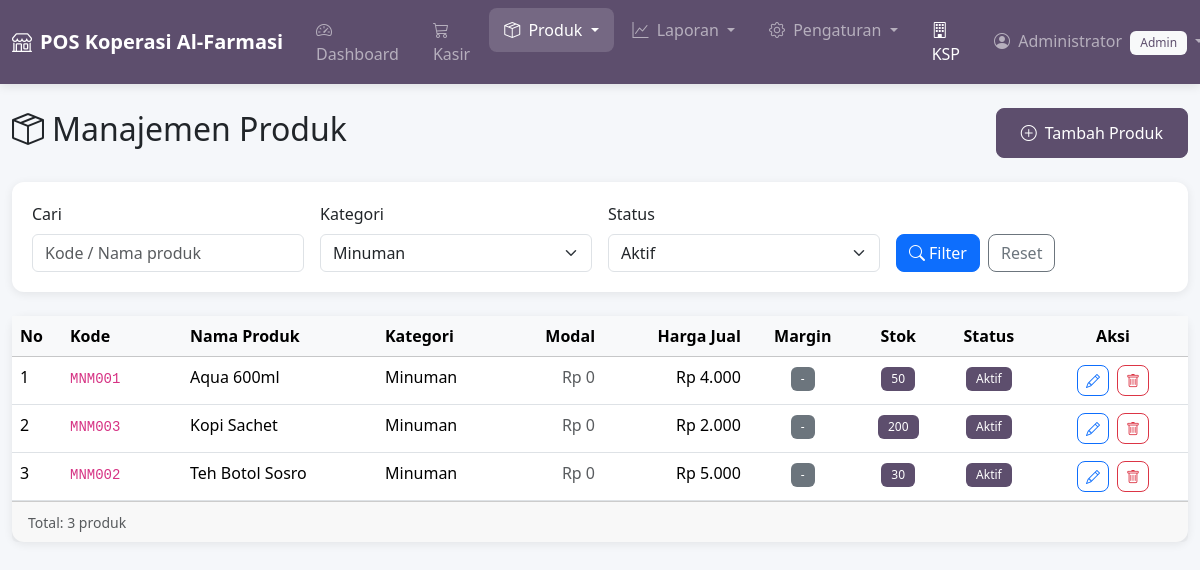
The page /products.php?kategori=2 (signed in) on the database its author committed.
### tables this page shows
CREATE TABLE IF NOT EXISTS produk (
    id INT AUTO_INCREMENT PRIMARY KEY,
    kode_produk VARCHAR(50) NOT NULL UNIQUE,
    nama_produk VARCHAR(200) NOT NULL,
    kategori_id INT,
    harga_modal DECIMAL(12, 2) NOT NULL DEFAULT 0,
    harga_jual DECIMAL(12, 2) NOT NULL DEFAULT 0,
    stok INT NOT NULL DEFAULT 0,
    status ENUM('aktif', 'nonaktif') NOT NULL DEFAULT 'aktif',
    created_at TIMESTAMP DEFAULT CURRENT_TIMESTAMP,
    updated_at TIMESTAMP DEFAULT CURRENT_TIMESTAMP ON UPDATE CURRENT_TIMESTAMP,
    FOREIGN KEY (kategori_id) REFERENCES kategori(id) ON DELETE SET NULL,
    INDEX idx_kode_produk (kode_produk),
    INDEX idx_nama_produk (nama_produk)
);

CREATE TABLE IF NOT EXISTS kategori (
    id INT AUTO_INCREMENT PRIMARY KEY,
    nama_kategori VARCHAR(100) NOT NULL,
    created_at TIMESTAMP DEFAULT CURRENT_TIMESTAMP
);

### config/database.php (called while the page is built, shortened)
<?php
try {
    $dsn = "mysql:host=" . DB_HOST . ";dbname=" . DB_NAME . ";charset=" . DB_CHARSET;
    $options = [
        PDO::ATTR_ERRMODE => PDO::ERRMODE_EXCEPTION,
        PDO::ATTR_DEFAULT_FETCH_MODE => PDO::FETCH_ASSOC,
        PDO::ATTR_EMULATE_PREPARES => false,
    ];
    $pdo = new PDO($dsn, DB_USER, DB_PASS, $options);
} catch (PDOException $e) {
    error_log('Database connection error: ' . $e->getMessage());
    die("Koneksi database gagal. Silakan hubungi administrator.");
}
function query($sql, $params = []) {
    global $pdo;
    $stmt = $pdo->prepare($sql);
    $stmt->execute($params);
    return $stmt;
}
function fetchAll($sql, $params = []) {
    return query($sql, $params)->fetchAll();
}
function escape($string) {
    return htmlspecialchars($string, ENT_QUOTES, 'UTF-8');
}
function formatRupiah($angka) {
    return 'Rp ' . number_format($angka, 0, ',', '.');
}

### products.php (the view, shortened to what this page needs)
<?php
$kategori = fetchAll("SELECT * FROM kategori ORDER BY nama_kategori");
$filterKategori = $_GET['kategori'] ?? '';
$filterSearch = $_GET['search'] ?? '';
$filterStatus = $_GET['status'] ?? 'aktif';
$where = ["1=1"];
$params = [];
if ($filterKategori) {
    $where[] = "p.kategori_id = ?";
    $params[] = $filterKategori;
}
if ($filterStatus) {
    $where[] = "p.status = ?";
    $params[] = $filterStatus;
}
$whereClause = implode(' AND ', $where);
$produk = fetchAll("SELECT p.*, k.nama_kategori
                   FROM produk p
                   LEFT JOIN kategori k ON p.kategori_id = k.id
                   WHERE $whereClause
                   ORDER BY p.nama_produk", $params);
include 'includes/header.php';
?>
<div class="container-fluid py-4">
    <div class="d-flex justify-content-between align-items-center mb-4">
        <h2><i class="bi bi-box-seam me-2"></i>Manajemen Produk</h2>
        <button class="btn btn-success btn-lg" data-bs-toggle="modal" data-bs-target="#addModal">
            <i class="bi bi-plus-circle me-2"></i>Tambah Produk
        </button>
    </div>
    <div class="card mb-4">
        <div class="card-body">
            <form method="GET" class="row g-3">
                <div class="col-md-3">
                    <label class="form-label">Cari</label>
                    <input type="text" class="form-control" name="search"
                           value="<?= escape($filterSearch) ?>" placeholder="Kode / Nama produk">
                </div>
                <div class="col-md-3">
                    <label class="form-label">Kategori</label>
                    <select class="form-select" name="kategori">
                        <?php foreach ($kategori as $kat): ?>
                        <option value="<?= $kat['id'] ?>" <?= $filterKategori == $kat['id'] ? 'selected' : '' ?>>
                            <?= escape($kat['nama_kategori']) ?>
                        </option>
                        <?php endforeach; ?>
                    </select>
                </div>
                <div class="col-md-3">
                    <label class="form-label">Status</label>
                    <select class="form-select" name="status">
                        <option value="aktif" <?= $filterStatus === 'aktif' ? 'selected' : '' ?>>Aktif</option>
                    </select>
                </div>
                <div class="col-md-3 d-flex align-items-end">
                    <button type="submit" class="btn btn-primary me-2">
                        <i class="bi bi-search me-1"></i>Filter
                    </button>
                    <a href="products.php" class="btn btn-outline-secondary">Reset</a>
                </div>
            </form>
        </div>
    </div>
    <div class="card">
        <div class="card-body p-0">
            <div class="table-responsive">
                <table class="table table-hover mb-0">
                    <thead class="table-light">
                        <tr>
                            <th width="50">No</th>
                            <th width="120">Kode</th>
                            <th>Nama Produk</th>
                            <th>Kategori</th>
                            <th class="text-end">Modal</th>
                            <th class="text-end">Harga Jual</th>
                            <th class="text-center">Margin</th>
                            <th class="text-center">Stok</th>
                            <th class="text-center">Status</th>
                            <th width="150" class="text-center">Aksi</th>
                        </tr>
                    </thead>
                    <tbody>
                        <?php if (count($produk) > 0): ?>
                        <?php foreach ($produk as $index => $item):
                            $margin = $item['harga_modal'] > 0 ? (($item['harga_jual'] - $item['harga_modal']) / $item['harga_modal'] * 100) : 0;
                        ?>
                        <tr class="<?= $item['status'] === 'nonaktif' ? 'table-secondary' : '' ?>">
                            <td><?= $index + 1 ?></td>
                            <td><code><?= escape($item['kode_produk']) ?></code></td>
                            <td><?= escape($item['nama_produk']) ?></td>
                            <td><?= escape($item['nama_kategori'] ?? '-') ?></td>
                            <td class="text-end text-muted"><?= formatRupiah($item['harga_modal']) ?></td>
                            <td class="text-end"><?= formatRupiah($item['harga_jual']) ?></td>
                            <td class="text-center">
                                <?php if ($margin > 0): ?>
                                <span class="badge bg-success"><?= number_format($margin, 1) ?>%</span>
                                <?php else: ?>
                                <span class="badge bg-secondary">-</span>
                                <?php endif; ?>
                            </td>
                            <td class="text-center">
                                <?php if ($item['stok'] < 10): ?>
                                <span class="badge bg-danger"><?= $item['stok'] ?></span>
                                <?php else: ?>
                                <span class="badge bg-success"><?= $item['stok'] ?></span>
                                <?php endif; ?>
                            </td>
                            <td class="text-center">
                                <?php if ($item['status'] === 'aktif'): ?>
                                <span class="badge bg-success">Aktif</span>
                                <?php else: ?>
                                <span class="badge bg-secondary">Nonaktif</span>
                                <?php endif; ?>
                            </td>
                            <td class="text-center">
                                <button class="btn btn-sm btn-outline-primary me-1"
                                        onclick="editProduct(<?= htmlspecialchars(json_encode($item)) ?>)">
                                    <i class="bi bi-pencil"></i>
                                </button>
                                <button class="btn btn-sm btn-outline-danger"
                                        onclick="deleteProduct(<?= $item['id'] ?>, '<?= escape($item['nama_produk']) ?>')">
                                    <i class="bi bi-trash"></i>
                                </button>
                            </td>
                        </tr>
                        <?php endforeach; ?>
                        <?php endif; ?>
                    </tbody>
                </table>
            </div>
        </div>
        <div class="card-footer">
            <small class="text-muted">Total: <?= count($produk) ?> produk</small>
        </div>
    </div>
</div>
<?php include 'includes/footer.php'; ?>

### assets/css/style.css (style rules this page uses)
:root { --primary-color: #5D4E6D; --secondary-color: #0d6efd; --success-color: #5D4E6D; --danger-color: #dc3545; --warning-color: #ffc107; --info-color: #0dcaf0; --light-color: #f8f9fa; --dark-color: #212529; }
body { font-family: 'Segoe UI', Tahoma, Geneva, Verdana, sans-serif; background-color: #f5f7fa; min-height: 100vh; }
.card { border: none; border-radius: 12px; box-shadow: 0 2px 10px rgba(0, 0, 0, 0.08); }
.card-body { padding: 20px; }
.btn { border-radius: 8px; font-weight: 500; transition: all 0.2s ease; }
.btn-lg { padding: 12px 24px; font-size: 1rem; }
.btn-success { background-color: var(--success-color); border-color: var(--success-color); }
.table { margin-bottom: 0; }
.table th { font-weight: 600; white-space: nowrap; }
.badge { font-weight: 500; padding: 6px 10px; }
.btn-success { background-color: #5D4E6D !important; border-color: #5D4E6D !important; }
.bg-success { background-color: #5D4E6D !important; }

### rows shown on the page
produk: kode_produk "MNM001", nama_produk "Aqua 600ml", kategori.nama_kategori "Minuman", harga_modal "Rp 0", harga_jual "Rp 4.000", stok "50", status "Aktif"
produk: kode_produk "MNM003", nama_produk "Kopi Sachet", kategori.nama_kategori "Minuman", harga_modal "Rp 0", harga_jual "Rp 2.000", stok "200", status "Aktif"
produk: kode_produk "MNM002", nama_produk "Teh Botol Sosro", kategori.nama_kategori "Minuman", harga_modal "Rp 0", harga_jual "Rp 5.000", stok "30", status "Aktif"

### other values the page prints
$appName "POS Koperasi Al-Farmasi"
$_SESSION['nama_lengkap'] "Administrator"
$_SESSION['role'] "Admin"
count($produk) "3"
form field kategori "Minuman"
